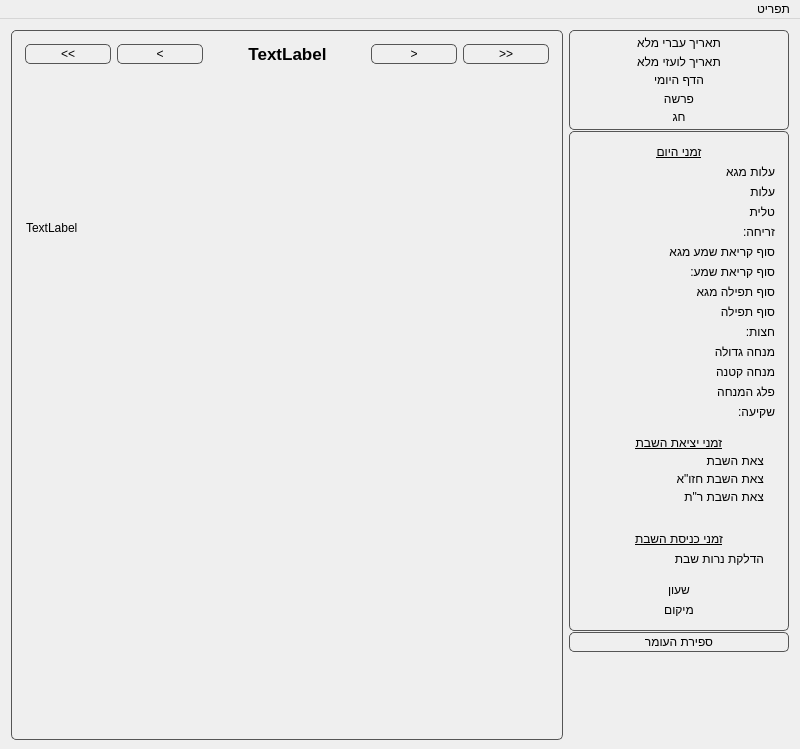
<?xml version="1.0" encoding="UTF-8"?>
<ui version="4.0">
 <class>MainWindow</class>
 <widget class="QMainWindow" name="MainWindow">
  <property name="geometry">
   <rect>
    <x>0</x>
    <y>0</y>
    <width>800</width>
    <height>749</height>
   </rect>
  </property>
  <property name="sizePolicy">
   <sizepolicy hsizetype="Expanding" vsizetype="Expanding">
    <horstretch>0</horstretch>
    <verstretch>0</verstretch>
   </sizepolicy>
  </property>
  <property name="windowTitle">
   <string>Hebrew Calendar Pluse 0.0.1</string>
  </property>
  <property name="layoutDirection">
   <enum>Qt::RightToLeft</enum>
  </property>
  <property name="autoFillBackground">
   <bool>false</bool>
  </property>
  <property name="styleSheet">
   <string notr="true"/>
  </property>
  <widget class="QWidget" name="centralWidget">
   <layout class="QHBoxLayout" name="horizontalLayout" stretch="0,0">
    <property name="spacing">
     <number>6</number>
    </property>
    <property name="bottomMargin">
     <number>9</number>
    </property>
    <item>
     <layout class="QVBoxLayout" name="leftLayout" stretch="0,0,0,0">
      <property name="spacing">
       <number>1</number>
      </property>
      <property name="sizeConstraint">
       <enum>QLayout::SetDefaultConstraint</enum>
      </property>
      <item>
       <widget class="QFrame" name="frame">
        <property name="minimumSize">
         <size>
          <width>220</width>
          <height>100</height>
         </size>
        </property>
        <property name="maximumSize">
         <size>
          <width>220</width>
          <height>16777215</height>
         </size>
        </property>
        <property name="styleSheet">
         <string notr="true">#frame {	
border: 1px solid #555;
border-radius: 5px;
padding: 2px;
}
</string>
        </property>
        <property name="frameShape">
         <enum>QFrame::Box</enum>
        </property>
        <property name="frameShadow">
         <enum>QFrame::Sunken</enum>
        </property>
        <property name="lineWidth">
         <number>1</number>
        </property>
        <property name="midLineWidth">
         <number>0</number>
        </property>
        <layout class="QVBoxLayout" name="verticalLayout_3">
         <property name="spacing">
          <number>0</number>
         </property>
         <property name="leftMargin">
          <number>1</number>
         </property>
         <property name="topMargin">
          <number>1</number>
         </property>
         <property name="rightMargin">
          <number>1</number>
         </property>
         <property name="bottomMargin">
          <number>1</number>
         </property>
         <item>
          <widget class="QLabel" name="full_heb_date">
           <property name="text">
            <string>תאריך עברי מלא</string>
           </property>
           <property name="alignment">
            <set>Qt::AlignCenter</set>
           </property>
           <property name="wordWrap">
            <bool>true</bool>
           </property>
          </widget>
         </item>
         <item>
          <widget class="QLabel" name="full_g_date">
           <property name="text">
            <string>תאריך לועזי מלא</string>
           </property>
           <property name="alignment">
            <set>Qt::AlignCenter</set>
           </property>
           <property name="wordWrap">
            <bool>true</bool>
           </property>
          </widget>
         </item>
         <item>
          <widget class="QLabel" name="dafLabel">
           <property name="text">
            <string>הדף היומי</string>
           </property>
           <property name="alignment">
            <set>Qt::AlignCenter</set>
           </property>
           <property name="wordWrap">
            <bool>true</bool>
           </property>
          </widget>
         </item>
         <item>
          <widget class="QLabel" name="full_parasha">
           <property name="text">
            <string>פרשה</string>
           </property>
           <property name="alignment">
            <set>Qt::AlignCenter</set>
           </property>
           <property name="wordWrap">
            <bool>true</bool>
           </property>
          </widget>
         </item>
         <item>
          <widget class="QLabel" name="full_holyday">
           <property name="text">
            <string>חג</string>
           </property>
           <property name="alignment">
            <set>Qt::AlignCenter</set>
           </property>
           <property name="wordWrap">
            <bool>true</bool>
           </property>
          </widget>
         </item>
        </layout>
       </widget>
      </item>
      <item>
       <widget class="QFrame" name="timesFrame">
        <property name="autoFillBackground">
         <bool>false</bool>
        </property>
        <property name="styleSheet">
         <string notr="true"> #timesFrame {	
border: 1px solid #555;
border-radius: 5px;
padding: 2px;
}</string>
        </property>
        <property name="frameShape">
         <enum>QFrame::Box</enum>
        </property>
        <property name="frameShadow">
         <enum>QFrame::Sunken</enum>
        </property>
        <property name="lineWidth">
         <number>1</number>
        </property>
        <property name="midLineWidth">
         <number>0</number>
        </property>
        <layout class="QVBoxLayout" name="verticalLayout_5">
         <item>
          <widget class="QLabel" name="label_2">
           <property name="font">
            <font>
             <underline>true</underline>
            </font>
           </property>
           <property name="text">
            <string>זמני היום</string>
           </property>
           <property name="alignment">
            <set>Qt::AlignCenter</set>
           </property>
          </widget>
         </item>
         <item>
          <widget class="QLabel" name="alotMgaLabel">
           <property name="text">
            <string>עלות מגא</string>
           </property>
          </widget>
         </item>
         <item>
          <widget class="QLabel" name="alotlabel">
           <property name="text">
            <string>עלות</string>
           </property>
          </widget>
         </item>
         <item>
          <widget class="QLabel" name="talitlabel">
           <property name="text">
            <string>טלית</string>
           </property>
          </widget>
         </item>
         <item>
          <widget class="QLabel" name="sunriseLabel">
           <property name="text">
            <string>זריחה:</string>
           </property>
          </widget>
         </item>
         <item>
          <widget class="QLabel" name="endShemaMgaLabel">
           <property name="text">
            <string>סוף קריאת שמע מגא</string>
           </property>
          </widget>
         </item>
         <item>
          <widget class="QLabel" name="endshemalabel">
           <property name="text">
            <string>סוף קריאת שמע:</string>
           </property>
          </widget>
         </item>
         <item>
          <widget class="QLabel" name="endtefilamgaLabel">
           <property name="text">
            <string>סוף תפילה מגא</string>
           </property>
          </widget>
         </item>
         <item>
          <widget class="QLabel" name="endtefilalabel">
           <property name="text">
            <string>סוף תפילה</string>
           </property>
          </widget>
         </item>
         <item>
          <widget class="QLabel" name="middaylabel">
           <property name="text">
            <string>חצות:</string>
           </property>
          </widget>
         </item>
         <item>
          <widget class="QLabel" name="bigminchalabel">
           <property name="text">
            <string>מנחה גדולה</string>
           </property>
          </widget>
         </item>
         <item>
          <widget class="QLabel" name="littleminchalable">
           <property name="text">
            <string>מנחה קטנה</string>
           </property>
          </widget>
         </item>
         <item>
          <widget class="QLabel" name="plugaminchalable">
           <property name="text">
            <string>פלג המנחה</string>
           </property>
          </widget>
         </item>
         <item>
          <widget class="QLabel" name="sunsetLabel">
           <property name="text">
            <string>שקיעה:</string>
           </property>
          </widget>
         </item>
         <item>
          <widget class="QFrame" name="shabatOutFrame">
           <property name="sizePolicy">
            <sizepolicy hsizetype="Preferred" vsizetype="Preferred">
             <horstretch>0</horstretch>
             <verstretch>0</verstretch>
            </sizepolicy>
           </property>
           <property name="frameShape">
            <enum>QFrame::NoFrame</enum>
           </property>
           <property name="frameShadow">
            <enum>QFrame::Plain</enum>
           </property>
           <layout class="QVBoxLayout" name="verticalLayout_6">
            <property name="spacing">
             <number>4</number>
            </property>
            <property name="sizeConstraint">
             <enum>QLayout::SetDefaultConstraint</enum>
            </property>
            <item>
             <widget class="QLabel" name="label">
              <property name="font">
               <font>
                <underline>true</underline>
               </font>
              </property>
              <property name="text">
               <string>זמני יציאת השבת</string>
              </property>
              <property name="alignment">
               <set>Qt::AlignCenter</set>
              </property>
             </widget>
            </item>
            <item>
             <widget class="QLabel" name="shabatOutLabel">
              <property name="text">
               <string>צאת השבת</string>
              </property>
             </widget>
            </item>
            <item>
             <widget class="QLabel" name="shabatOutCzhisLabel">
              <property name="minimumSize">
               <size>
                <width>0</width>
                <height>0</height>
               </size>
              </property>
              <property name="text">
               <string>צאת השבת חזו&quot;א</string>
              </property>
              <property name="wordWrap">
               <bool>true</bool>
              </property>
             </widget>
            </item>
            <item>
             <widget class="QLabel" name="shabatOutRT">
              <property name="text">
               <string>צאת השבת ר&quot;ת</string>
              </property>
              <property name="wordWrap">
               <bool>true</bool>
              </property>
             </widget>
            </item>
           </layout>
          </widget>
         </item>
         <item>
          <widget class="QFrame" name="shabatInFrame">
           <property name="frameShape">
            <enum>QFrame::NoFrame</enum>
           </property>
           <property name="frameShadow">
            <enum>QFrame::Plain</enum>
           </property>
           <layout class="QVBoxLayout" name="verticalLayout_7">
            <item>
             <widget class="QLabel" name="label_3">
              <property name="font">
               <font>
                <underline>true</underline>
               </font>
              </property>
              <property name="text">
               <string>זמני כניסת השבת</string>
              </property>
              <property name="alignment">
               <set>Qt::AlignCenter</set>
              </property>
             </widget>
            </item>
            <item>
             <widget class="QLabel" name="candelLiteLabel">
              <property name="text">
               <string>הדלקת נרות שבת</string>
              </property>
             </widget>
            </item>
           </layout>
          </widget>
         </item>
         <item>
          <widget class="QLabel" name="summerTimeL">
           <property name="text">
            <string>שעון</string>
           </property>
           <property name="scaledContents">
            <bool>false</bool>
           </property>
           <property name="alignment">
            <set>Qt::AlignCenter</set>
           </property>
          </widget>
         </item>
         <item>
          <widget class="QLabel" name="locationL">
           <property name="text">
            <string>מיקום</string>
           </property>
           <property name="scaledContents">
            <bool>false</bool>
           </property>
           <property name="alignment">
            <set>Qt::AlignCenter</set>
           </property>
          </widget>
         </item>
        </layout>
       </widget>
      </item>
      <item>
       <widget class="QPushButton" name="sefiratHaomerB">
        <property name="styleSheet">
         <string notr="true">QPushButton {
	color: rgb(0, 0, 0);
border: 1px solid #555;
border-radius: 5px;
padding: 2px;
min-width: 80px;
}

QPushButton:hover {
background: qradialgradient(cx: 0.3, cy: -0.4,
fx: 0.3, fy: -0.4,
radius: 1.35, stop: 0 #fff, stop: 1 #dcdcdc);
}

 QPushButton:pressed {
background: qradialgradient(cx: 0.4, cy: -0.1,
fx: 0.4, fy: -0.1,
radius: 1.35, stop: 0 #fff, stop: 1 #dcdcdc);
}</string>
        </property>
        <property name="text">
         <string>ספירת העומר</string>
        </property>
        <property name="autoDefault">
         <bool>false</bool>
        </property>
        <property name="flat">
         <bool>false</bool>
        </property>
       </widget>
      </item>
      <item>
       <spacer name="verticalSpacer_3">
        <property name="orientation">
         <enum>Qt::Vertical</enum>
        </property>
        <property name="sizeHint" stdset="0">
         <size>
          <width>20</width>
          <height>40</height>
         </size>
        </property>
       </spacer>
      </item>
     </layout>
    </item>
    <item>
     <widget class="QFrame" name="verticalLayout_8">
      <property name="styleSheet">
       <string notr="true"> #verticalLayout_8 {	
border: 1px solid #555;
border-radius: 5px;
padding: 2px;
}</string>
      </property>
      <layout class="QVBoxLayout" name="verticalLayout" stretch="0,0">
       <property name="spacing">
        <number>6</number>
       </property>
       <item>
        <layout class="QVBoxLayout" name="verticalLayout_2" stretch="0,1">
         <property name="spacing">
          <number>6</number>
         </property>
         <property name="sizeConstraint">
          <enum>QLayout::SetDefaultConstraint</enum>
         </property>
         <item>
          <layout class="QHBoxLayout" name="horizontalLayout_2" stretch="0,0,0,0,0,0,0">
           <property name="spacing">
            <number>6</number>
           </property>
           <property name="sizeConstraint">
            <enum>QLayout::SetDefaultConstraint</enum>
           </property>
           <property name="leftMargin">
            <number>0</number>
           </property>
           <property name="rightMargin">
            <number>0</number>
           </property>
           <property name="bottomMargin">
            <number>0</number>
           </property>
           <item>
            <widget class="QPushButton" name="prevYearButton">
             <property name="sizePolicy">
              <sizepolicy hsizetype="Fixed" vsizetype="Fixed">
               <horstretch>0</horstretch>
               <verstretch>0</verstretch>
              </sizepolicy>
             </property>
             <property name="focusPolicy">
              <enum>Qt::NoFocus</enum>
             </property>
             <property name="styleSheet">
              <string notr="true">QPushButton {
	color: rgb(0, 0, 0);
border: 1px solid #555;
border-radius: 5px;
padding: 2px;
min-width: 80px;
}

QPushButton:hover {
background: qradialgradient(cx: 0.3, cy: -0.4,
fx: 0.3, fy: -0.4,
radius: 1.35, stop: 0 #fff, stop: 1 #dcdcdc);
}

 QPushButton:pressed {
background: qradialgradient(cx: 0.4, cy: -0.1,
fx: 0.4, fy: -0.1,
radius: 1.35, stop: 0 #fff, stop: 1 #dcdcdc);
}</string>
             </property>
             <property name="text">
              <string>&gt;&gt;</string>
             </property>
            </widget>
           </item>
           <item>
            <widget class="QPushButton" name="prevMonthButton">
             <property name="sizePolicy">
              <sizepolicy hsizetype="Fixed" vsizetype="Fixed">
               <horstretch>0</horstretch>
               <verstretch>0</verstretch>
              </sizepolicy>
             </property>
             <property name="focusPolicy">
              <enum>Qt::NoFocus</enum>
             </property>
             <property name="autoFillBackground">
              <bool>false</bool>
             </property>
             <property name="styleSheet">
              <string notr="true">QPushButton {
	color: rgb(0, 0, 0);
border: 1px solid #555;
border-radius: 5px;
padding: 2px;
min-width: 80px;
}

QPushButton:hover {
background: qradialgradient(cx: 0.3, cy: -0.4,
fx: 0.3, fy: -0.4,
radius: 1.35, stop: 0 #fff, stop: 1 #dcdcdc);
}

 QPushButton:pressed {
background: qradialgradient(cx: 0.4, cy: -0.1,
fx: 0.4, fy: -0.1,
radius: 1.35, stop: 0 #fff, stop: 1 #dcdcdc);
}</string>
             </property>
             <property name="text">
              <string>&gt;</string>
             </property>
            </widget>
           </item>
           <item>
            <spacer name="horizontalSpacer_2">
             <property name="orientation">
              <enum>Qt::Horizontal</enum>
             </property>
             <property name="sizeHint" stdset="0">
              <size>
               <width>40</width>
               <height>20</height>
              </size>
             </property>
            </spacer>
           </item>
           <item>
            <widget class="QLabel" name="headerLable">
             <property name="font">
              <font>
               <pointsize>13</pointsize>
               <weight>75</weight>
               <bold>true</bold>
              </font>
             </property>
             <property name="text">
              <string>TextLabel</string>
             </property>
             <property name="alignment">
              <set>Qt::AlignCenter</set>
             </property>
            </widget>
           </item>
           <item>
            <spacer name="horizontalSpacer">
             <property name="orientation">
              <enum>Qt::Horizontal</enum>
             </property>
             <property name="sizeHint" stdset="0">
              <size>
               <width>40</width>
               <height>20</height>
              </size>
             </property>
            </spacer>
           </item>
           <item>
            <widget class="QPushButton" name="nextMonthButton">
             <property name="sizePolicy">
              <sizepolicy hsizetype="Fixed" vsizetype="Fixed">
               <horstretch>0</horstretch>
               <verstretch>0</verstretch>
              </sizepolicy>
             </property>
             <property name="focusPolicy">
              <enum>Qt::NoFocus</enum>
             </property>
             <property name="styleSheet">
              <string notr="true">QPushButton {
	color: rgb(0, 0, 0);
border: 1px solid #555;
border-radius: 5px;
padding: 2px;
min-width: 80px;
}

QPushButton:hover {
background: qradialgradient(cx: 0.3, cy: -0.4,
fx: 0.3, fy: -0.4,
radius: 1.35, stop: 0 #fff, stop: 1 #dcdcdc);
}

 QPushButton:pressed {
background: qradialgradient(cx: 0.4, cy: -0.1,
fx: 0.4, fy: -0.1,
radius: 1.35, stop: 0 #fff, stop: 1 #dcdcdc);
}</string>
             </property>
             <property name="text">
              <string>&lt;</string>
             </property>
            </widget>
           </item>
           <item>
            <widget class="QPushButton" name="nextYearButton">
             <property name="sizePolicy">
              <sizepolicy hsizetype="Fixed" vsizetype="Fixed">
               <horstretch>0</horstretch>
               <verstretch>0</verstretch>
              </sizepolicy>
             </property>
             <property name="focusPolicy">
              <enum>Qt::NoFocus</enum>
             </property>
             <property name="styleSheet">
              <string notr="true">QPushButton {
	color: rgb(0, 0, 0);
border: 1px solid #555;
border-radius: 5px;
padding: 2px;
min-width: 80px;
}

QPushButton:hover {
background: qradialgradient(cx: 0.3, cy: -0.4,
fx: 0.3, fy: -0.4,
radius: 1.35, stop: 0 #fff, stop: 1 #dcdcdc);
}

 QPushButton:pressed {
background: qradialgradient(cx: 0.4, cy: -0.1,
fx: 0.4, fy: -0.1,
radius: 1.35, stop: 0 #fff, stop: 1 #dcdcdc);
}</string>
             </property>
             <property name="text">
              <string>&lt;&lt;</string>
             </property>
            </widget>
           </item>
          </layout>
         </item>
         <item>
          <widget class="QFrame" name="frame_2">
           <property name="sizePolicy">
            <sizepolicy hsizetype="Preferred" vsizetype="Preferred">
             <horstretch>1</horstretch>
             <verstretch>1</verstretch>
            </sizepolicy>
           </property>
           <property name="styleSheet">
            <string notr="true"/>
           </property>
           <property name="frameShape">
            <enum>QFrame::NoFrame</enum>
           </property>
           <property name="frameShadow">
            <enum>QFrame::Raised</enum>
           </property>
           <property name="lineWidth">
            <number>1</number>
           </property>
           <layout class="QVBoxLayout" name="verticalLayout_4" stretch="0,0">
            <property name="spacing">
             <number>0</number>
            </property>
            <property name="leftMargin">
             <number>1</number>
            </property>
            <property name="topMargin">
             <number>1</number>
            </property>
            <property name="rightMargin">
             <number>1</number>
            </property>
            <property name="bottomMargin">
             <number>1</number>
            </property>
            <item>
             <layout class="QGridLayout" name="grid" rowstretch="0">
              <property name="spacing">
               <number>1</number>
              </property>
             </layout>
            </item>
            <item>
             <widget class="QLabel" name="label_for_print">
              <property name="text">
               <string>TextLabel</string>
              </property>
             </widget>
            </item>
           </layout>
          </widget>
         </item>
        </layout>
       </item>
       <item>
        <spacer name="verticalSpacer">
         <property name="orientation">
          <enum>Qt::Vertical</enum>
         </property>
         <property name="sizeHint" stdset="0">
          <size>
           <width>20</width>
           <height>40</height>
          </size>
         </property>
        </spacer>
       </item>
      </layout>
     </widget>
    </item>
   </layout>
  </widget>
  <widget class="QMenuBar" name="menuBar">
   <property name="geometry">
    <rect>
     <x>0</x>
     <y>0</y>
     <width>800</width>
     <height>26</height>
    </rect>
   </property>
   <widget class="QMenu" name="menu">
    <property name="tearOffEnabled">
     <bool>false</bool>
    </property>
    <property name="title">
     <string>תפריט</string>
    </property>
    <property name="separatorsCollapsible">
     <bool>false</bool>
    </property>
    <addaction name="actionJumpToDate"/>
    <addaction name="separator"/>
    <addaction name="action_print_screen"/>
    <addaction name="action_print_tables"/>
    <addaction name="separator"/>
    <addaction name="action_settings"/>
    <addaction name="aboutAction"/>
   </widget>
   <addaction name="menu"/>
  </widget>
  <action name="actionJumpToDate">
   <property name="text">
    <string>מעבר לתאריך</string>
   </property>
  </action>
  <action name="action_settings">
   <property name="text">
    <string>הגדרות</string>
   </property>
  </action>
  <action name="actionAddNote">
   <property name="text">
    <string>הוסף הערה</string>
   </property>
  </action>
  <action name="action_print_screen">
   <property name="text">
    <string>הדפס מסך</string>
   </property>
  </action>
  <action name="action_print_tables">
   <property name="text">
    <string>הדפסת טבלאות</string>
   </property>
  </action>
  <action name="aboutAction">
   <property name="text">
    <string>אודות</string>
   </property>
  </action>
 </widget>
 <layoutdefault spacing="6" margin="11"/>
 <resources/>
 <connections/>
 <slots>
  <slot>cellchange(r,c)</slot>
 </slots>
</ui>
